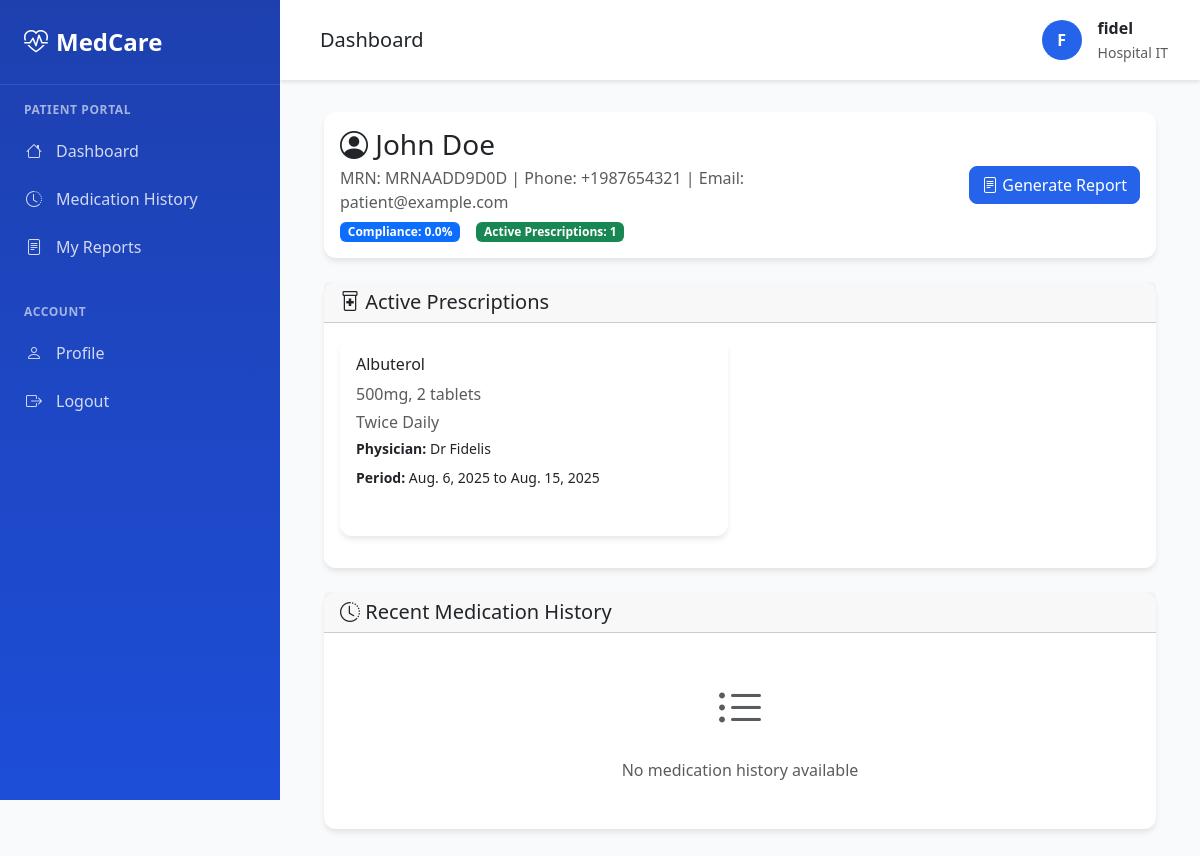
Screenshot of /medications/admin/patient/5/ (signed in) with the database file from the repository.
### accounts/models.py (models this page shows, shortened)
class User(AbstractUser):
    USER_TYPE_CHOICES = [
        ('patient', 'Patient'),  # Active users (sick people)
        ('admin', 'Hospital Staff'),  # Admins who manage patients
        ('superuser', 'Hospital IT'),  # IT superuser who manages everything
    ]
    user_type = models.CharField(max_length=10, choices=USER_TYPE_CHOICES, default='patient')
    phone_regex = RegexValidator(
        regex=r'^\+?1?\d{9,15}$',
        message="Phone number must be entered in the format: '+999999999'. Up to 15 digits allowed."
    )
    phone_number = models.CharField(validators=[phone_regex], max_length=17, blank=True)
    date_of_birth = models.DateField(null=True, blank=True)
    emergency_contact = models.CharField(max_length=100, blank=True)
    emergency_phone = models.CharField(validators=[phone_regex], max_length=17, blank=True)
    medical_record_number = models.CharField(max_length=20, unique=True, null=True, blank=True)
    created_at = models.DateTimeField(auto_now_add=True)
    updated_at = models.DateTimeField(auto_now=True)
    @property
    def is_patient(self):
        return self.user_type == 'patient'
    @property
    def is_admin(self):
        return self.user_type == 'admin'
    @property
    def is_hospital_it(self):
        return self.user_type == 'superuser' or self.is_superuser
    @property
    def can_manage_patients(self):
        return self.is_admin or self.is_hospital_it
    @property
    def can_manage_staff(self):
        return self.is_hospital_it

### medications/models.py (models this page shows, shortened)
class Prescription(models.Model):
    FREQUENCY_CHOICES = [
        ('once_daily', 'Once Daily'),
        ('twice_daily', 'Twice Daily'),
        ('three_times_daily', 'Three Times Daily'),
        ('four_times_daily', 'Four Times Daily'),
        ('every_4_hours', 'Every 4 Hours'),
        ('every_6_hours', 'Every 6 Hours'),
        ('every_8_hours', 'Every 8 Hours'),
        ('every_12_hours', 'Every 12 Hours'),
        ('as_needed', 'As Needed'),
        ('custom', 'Custom Schedule'),
    ]
    PRIORITY_CHOICES = [
        ('low', 'Low'),
        ('medium', 'Medium'),
        ('high', 'High'),
        ('critical', 'Critical'),
    ]
    id = models.UUIDField(primary_key=True, default=uuid.uuid4, editable=False)
    patient = models.ForeignKey(User, on_delete=models.CASCADE, related_name='prescriptions')
    medication = models.ForeignKey(Medication, on_delete=models.CASCADE)
    prescribing_physician = models.CharField(max_length=100)
    dosage = models.CharField(max_length=100, help_text="e.g., 500mg, 2 tablets")
    frequency = models.CharField(max_length=20, choices=FREQUENCY_CHOICES)
    start_date = models.DateField()
    end_date = models.DateField(null=True, blank=True)
    special_instructions = models.TextField(blank=True)
    priority = models.CharField(max_length=10, choices=PRIORITY_CHOICES, default='medium')
    is_active = models.BooleanField(default=True)
    created_by = models.ForeignKey(User, on_delete=models.CASCADE, related_name='prescribed_medications')
    created_at = models.DateTimeField(auto_now_add=True)
    updated_at = models.DateTimeField(auto_now=True)
    class Meta:
        ordering = ['-created_at']

class Medication(models.Model):
    MEDICATION_TYPES = [
        ('tablet', 'Tablet'),
        ('capsule', 'Capsule'),
        ('liquid', 'Liquid'),
        ('injection', 'Injection'),
        ('topical', 'Topical'),
        ('inhaler', 'Inhaler'),
        ('other', 'Other'),
    ]
    name = models.CharField(max_length=200)
    generic_name = models.CharField(max_length=200, blank=True)
    medication_type = models.CharField(max_length=20, choices=MEDICATION_TYPES, default='tablet')
    description = models.TextField(blank=True)
    side_effects = models.TextField(blank=True)
    contraindications = models.TextField(blank=True)
    created_at = models.DateTimeField(auto_now_add=True)
    class Meta:
        ordering = ['name']

### medications/views.py (the view)
# urls.py: path('admin/patient/<int:pk>/', views.PatientDetailView.as_view(), name='patient_detail'),
class PatientDetailView(LoginRequiredMixin, UserPassesTestMixin, DetailView):
    model = User
    template_name = 'medications/patient_detail.html'
    context_object_name = 'patient'
    def test_func(self):
        return self.request.user.can_manage_patients
    def get_context_data(self, **kwargs):
        context = super().get_context_data(**kwargs)
        patient = self.get_object()
        context['active_prescriptions'] = Prescription.objects.filter(
            patient=patient,
            is_active=True
        ).order_by('-created_at')
        context['recent_intakes'] = MedicationIntake.objects.filter(
            prescription__patient=patient
        ).order_by('-scheduled_datetime')[:20]
        week_ago = timezone.now() - timedelta(days=7)
        total_medications = DailyMedicationSchedule.objects.filter(
            prescription__patient=patient,
            date__gte=week_ago.date()
        ).count()
        taken_medications = DailyMedicationSchedule.objects.filter(
            prescription__patient=patient,
            date__gte=week_ago.date(),
            is_taken=True
        ).count()
        context['compliance_rate'] = round((taken_medications / total_medications * 100) if total_medications > 0 else 0, 1)
        return context

### templates/medications/patient_detail.html (shortened to what this page needs)
{% extends 'base.html' %}
{% block content %}
<div class="container-fluid">
    <div class="row">
        <div class="col-12">
            <div class="card mb-4">
                <div class="card-body">
                    <div class="row align-items-center">
                        <div class="col-md-8">
                            <h3 class="mb-1">
                                <i class="bi bi-person-circle"></i>
                                {{ patient.get_full_name }}
                            </h3>
                            <p class="text-muted mb-2">
                                MRN: {{ patient.medical_record_number }} |
                                Phone: {{ patient.phone_number }} |
                                Email: {{ patient.email }}
                            </p>
                            <div class="d-flex gap-3">
                                <span class="badge bg-primary">Compliance: {{ compliance_rate }}%</span>
                                <span class="badge bg-success">Active Prescriptions: {{ active_prescriptions.count }}</span>
                            </div>
                        </div>
                        <div class="col-md-4 text-end">
                            <a href="{% url 'reports:generate_report' patient.id %}" class="btn btn-primary">
                                <i class="bi bi-file-text"></i> Generate Report
                            </a>
                        </div>
                    </div>
                </div>
            </div>
            <div class="card mb-4">
                <div class="card-header">
                    <h5 class="mb-0">
                        <i class="bi bi-prescription2"></i>
                        Active Prescriptions
                    </h5>
                </div>
                <div class="card-body">
                    {% if active_prescriptions %}
                    <div class="row">
                        {% for prescription in active_prescriptions %}
                        <div class="col-md-6 mb-3">
                            <div class="card medication-card {{ prescription.priority }}-priority">
                                <div class="card-body">
                                    <h6 class="card-title">{{ prescription.medication.name }}</h6>
                                    <p class="text-muted mb-1">{{ prescription.dosage }}</p>
                                    <p class="text-muted mb-1">{{ prescription.get_frequency_display }}</p>
                                    <p class="small mb-2">
                                        <strong>Physician:</strong> {{ prescription.prescribing_physician }}
                                    </p>
                                    <p class="small mb-2">
                                        <strong>Period:</strong> {{ prescription.start_date }}
                                        {% if prescription.end_date %} to {{ prescription.end_date }}{% endif %}
                                    </p>
                                    <span class="badge bg-{{ prescription.priority }}">
                                    </span>
                                </div>
                            </div>
                        </div>
                        {% endfor %}
                    </div>
                    {% else %}
                    <div class="text-center py-4">
                        <i class="bi bi-prescription2 text-muted" style="font-size: 3rem;"></i>
                        <h6 class="text-muted mt-3">No active prescriptions</h6>
                    </div>
                    {% endif %}
                </div>
            </div>
            <div class="card">
                <div class="card-header">
                    <h5 class="mb-0">
                        <i class="bi bi-clock-history"></i>
                        Recent Medication History
                    </h5>
                </div>
                <div class="card-body">
                    {% if recent_intakes %}
                    <div class="table-responsive">
                        <table class="table table-hover">
                            <thead>
                                <tr>
                                    <th>Medication</th>
                                    <th>Scheduled</th>
                                    <th>Status</th>
                                    <th>Actual Time</th>
                                    <th>Notes</th>
                                </tr>
                            </thead>
                            <tbody>
                                {% for intake in recent_intakes %}
                                <tr>
                                    <td>
                                        <strong>{{ intake.prescription.medication.name }}</strong><br>
                                        <small class="text-muted">{{ intake.prescription.dosage }}</small>
                                    </td>
                                    <td>{{ intake.scheduled_datetime|date:"M d, Y g:i A" }}</td>
                                    <td>
                                        <span class="status-badge status-{{ intake.status }}">
                                            {{ intake.get_status_display }}
                                        </span>
                                    </td>
                                    <td>
                                        {% if intake.actual_datetime %}
                                        {{ intake.actual_datetime|date:"M d, Y g:i A" }}
                                        {% else %}
                                        <span class="text-muted">—</span>
                                        {% endif %}
                                    </td>
                                    <td>
                                        {% if intake.notes %}
                                        {{ intake.notes|truncatechars:50 }}
                                        {% else %}
                                        <span class="text-muted">—</span>
                                        {% endif %}
                                    </td>
                                </tr>
                                {% endfor %}
                            </tbody>
                        </table>
                    </div>
                    {% else %}
                    <div class="text-center py-4">
                        <i class="bi bi-list-ul text-muted" style="font-size: 3rem;"></i>
                        <h6 class="text-muted mt-3">No medication history available</h6>
                    </div>
                    {% endif %}
                </div>
            </div>
        </div>
    </div>
</div>
{% endblock %}

### templates/base.html (shortened to what this page needs)
<!DOCTYPE html>
<html lang="en">
<head>
    <link href="https://cdn.jsdelivr.net/npm/bootstrap@5.3.2/dist/css/bootstrap.min.css" rel="stylesheet">
    <link rel="stylesheet" href="https://cdn.jsdelivr.net/npm/bootstrap-icons@1.11.1/font/bootstrap-icons.css">
</head>
<body>
    {% if user.is_authenticated %}
    <div class="app-container">
        <nav class="sidebar" id="sidebar">
            <div class="sidebar-header">
                <a href="{% if user.is_patient %}{% url 'medications:dashboard' %}{% else %}{% url 'medications:admin_dashboard' %}{% endif %}" class="sidebar-brand">
                    <i class="bi bi-heart-pulse"></i>
                    MedCare
                </a>
            </div>
            <div class="sidebar-nav">
                {% if user.is_patient %}
                <div class="nav-section">
                    <div class="nav-section-title">Patient Portal</div>
                    <a href="{% url 'medications:dashboard' %}" class="nav-link">
                        <i class="bi bi-house"></i>
                        Dashboard
                    </a>
                    <a href="{% url 'medications:medication_history' %}" class="nav-link">
                        <i class="bi bi-clock-history"></i>
                        Medication History
                    </a>
                    <a href="{% url 'reports:report_list' %}" class="nav-link">
                        <i class="bi bi-file-text"></i>
                        My Reports
                    </a>
                </div>
                {% endif %}
                <div class="nav-section">
                    <div class="nav-section-title">Account</div>
                    <a href="#" class="nav-link">
                        <i class="bi bi-person"></i>
                        Profile
                    </a>
                    <a href="{% url 'accounts:logout' %}" class="nav-link">
                        <i class="bi bi-box-arrow-right"></i>
                        Logout
                    </a>
                </div>
            </div>
        </nav>
        <div class="main-content">
            <div class="top-bar">
                <div class="d-flex align-items-center">
                    <h5 class="mb-0 ms-2">{% block page_title %}Dashboard{% endblock %}</h5>
                </div>
                <div class="user-info">
                    <div class="user-avatar">
                        {{ user.first_name|first|default:user.username|first|upper }}
                    </div>
                    <div>
                        <div class="fw-semibold">{{ user.get_full_name|default:user.username }}</div>
                        <small class="text-muted">
                            {% if user.can_manage_staff %}
                            Hospital IT
                            {% elif user.can_manage_patients %}
                            Hospital Staff
                            {% else %}
                            Patient
                            {% endif %}
                        </small>
                    </div>
                </div>
            </div>
            <div class="content-area">
                {% block content %}{% endblock %}
            </div>
        </div>
    </div>
    {% endif %}
</body>
</html>

### rows the page displays
User: first_name|first "F", get_full_name "fidel"
User: get_full_name "John Doe", medical_record_number "MRNAADD9D0D", phone_number "+1987654321", email "patient@example.com"
Prescription: medication.name "Albuterol", dosage "500mg, 2 tablets", frequency "Twice Daily", prescribing_physician "Dr Fidelis", start_date "Aug. 6, 2025", end_date "Aug. 15, 2025"

### other values shown
{{ compliance_rate }} "0.0"
{{ active_prescriptions.count }} "1"
